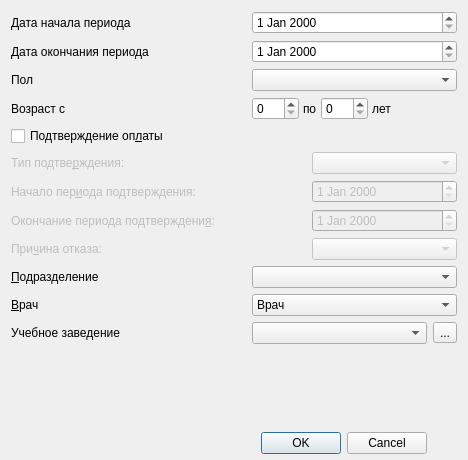
<?xml version="1.0" encoding="UTF-8"?>
<ui version="4.0">
 <class>ReportDDStudentsInfoSetupDialog</class>
 <widget class="QDialog" name="ReportDDStudentsInfoSetupDialog">
  <property name="geometry">
   <rect>
    <x>0</x>
    <y>0</y>
    <width>468</width>
    <height>460</height>
   </rect>
  </property>
  <property name="windowTitle">
   <string>Dialog</string>
  </property>
  <widget class="QWidget" name="layoutWidget">
   <property name="geometry">
    <rect>
     <x>11</x>
     <y>11</y>
     <width>446</width>
     <height>443</height>
    </rect>
   </property>
   <layout class="QGridLayout" name="gridLayout">
    <item row="4" column="0" colspan="3">
     <widget class="QCheckBox" name="chkPodtver">
      <property name="text">
       <string>Подтверждение оп&amp;латы</string>
      </property>
     </widget>
    </item>
    <item row="7" column="0" colspan="4">
     <widget class="QLabel" name="lblEndDatePodtver">
      <property name="enabled">
       <bool>false</bool>
      </property>
      <property name="text">
       <string>Окончание периода подтверждени&amp;я:</string>
      </property>
      <property name="buddy">
       <cstring>edtEndDatePodtver</cstring>
      </property>
     </widget>
    </item>
    <item row="7" column="4" colspan="3">
     <widget class="CDateEdit" name="edtEndDatePodtver">
      <property name="enabled">
       <bool>false</bool>
      </property>
     </widget>
    </item>
    <item row="6" column="0" colspan="3">
     <widget class="QLabel" name="lblBegDatePodtver">
      <property name="enabled">
       <bool>false</bool>
      </property>
      <property name="text">
       <string>Начало пер&amp;иода подтверждения:</string>
      </property>
      <property name="buddy">
       <cstring>edtBegDatePodtver</cstring>
      </property>
     </widget>
    </item>
    <item row="6" column="4" colspan="3">
     <widget class="CDateEdit" name="edtBegDatePodtver">
      <property name="enabled">
       <bool>false</bool>
      </property>
     </widget>
    </item>
    <item row="3" column="0">
     <widget class="QLabel" name="lblAge">
      <property name="text">
       <string>Возраст с</string>
      </property>
      <property name="buddy">
       <cstring>edtAgeFrom</cstring>
      </property>
     </widget>
    </item>
    <item row="10" column="3" colspan="4">
     <widget class="CPersonComboBoxEx" name="cmbPerson">
      <item>
       <property name="text">
        <string>Врач</string>
       </property>
      </item>
     </widget>
    </item>
    <item row="9" column="3" colspan="4">
     <widget class="COrgStructureComboBox" name="cmbOrgStructure"/>
    </item>
    <item row="8" column="4" colspan="3">
     <widget class="CRBComboBox" name="cmbRefuseType">
      <property name="enabled">
       <bool>false</bool>
      </property>
     </widget>
    </item>
    <item row="1" column="0" colspan="3">
     <widget class="QLabel" name="lblEndDate">
      <property name="text">
       <string>Дата окончания периода</string>
      </property>
      <property name="buddy">
       <cstring>edtEndDate</cstring>
      </property>
     </widget>
    </item>
    <item row="10" column="0">
     <widget class="QLabel" name="lblPerson">
      <property name="text">
       <string>&amp;Врач</string>
      </property>
      <property name="buddy">
       <cstring>cmbPerson</cstring>
      </property>
     </widget>
    </item>
    <item row="11" column="3" colspan="3">
     <widget class="COrgComboBox" name="cmbWorkOrganisation">
      <property name="enabled">
       <bool>true</bool>
      </property>
     </widget>
    </item>
    <item row="5" column="0">
     <widget class="QLabel" name="lblPodtver">
      <property name="enabled">
       <bool>false</bool>
      </property>
      <property name="text">
       <string>Тип подтве&amp;рждения:</string>
      </property>
      <property name="buddy">
       <cstring>cmbPodtver</cstring>
      </property>
     </widget>
    </item>
    <item row="2" column="0">
     <widget class="QLabel" name="lblSex">
      <property name="text">
       <string>Пол</string>
      </property>
      <property name="buddy">
       <cstring>cmbSex</cstring>
      </property>
     </widget>
    </item>
    <item row="11" column="6">
     <widget class="QToolButton" name="btnSelectWorkOrganisation">
      <property name="enabled">
       <bool>true</bool>
      </property>
      <property name="text">
       <string>...</string>
      </property>
     </widget>
    </item>
    <item row="12" column="5">
     <spacer name="verticalSpacer">
      <property name="orientation">
       <enum>Qt::Vertical</enum>
      </property>
      <property name="sizeHint" stdset="0">
       <size>
        <width>20</width>
        <height>17</height>
       </size>
      </property>
     </spacer>
    </item>
    <item row="13" column="3" colspan="3">
     <widget class="QDialogButtonBox" name="buttonBox">
      <property name="orientation">
       <enum>Qt::Horizontal</enum>
      </property>
      <property name="standardButtons">
       <set>QDialogButtonBox::Cancel|QDialogButtonBox::Ok</set>
      </property>
     </widget>
    </item>
    <item row="3" column="3" colspan="4">
     <widget class="QFrame" name="frmAge_2">
      <property name="frameShape">
       <enum>QFrame::NoFrame</enum>
      </property>
      <property name="frameShadow">
       <enum>QFrame::Raised</enum>
      </property>
      <layout class="QHBoxLayout" name="_2">
       <property name="spacing">
        <number>4</number>
       </property>
       <property name="margin">
        <number>0</number>
       </property>
       <item>
        <widget class="QSpinBox" name="edtAgeFrom">
         <property name="sizePolicy">
          <sizepolicy hsizetype="Preferred" vsizetype="Fixed">
           <horstretch>0</horstretch>
           <verstretch>0</verstretch>
          </sizepolicy>
         </property>
         <property name="maximum">
          <number>150</number>
         </property>
        </widget>
       </item>
       <item>
        <widget class="QLabel" name="lblAgeTo">
         <property name="text">
          <string>по</string>
         </property>
         <property name="buddy">
          <cstring>edtAgeTo</cstring>
         </property>
        </widget>
       </item>
       <item>
        <widget class="QSpinBox" name="edtAgeTo">
         <property name="sizePolicy">
          <sizepolicy hsizetype="Preferred" vsizetype="Fixed">
           <horstretch>0</horstretch>
           <verstretch>0</verstretch>
          </sizepolicy>
         </property>
         <property name="maximum">
          <number>150</number>
         </property>
        </widget>
       </item>
       <item>
        <widget class="QLabel" name="lblAgeYears">
         <property name="text">
          <string>лет</string>
         </property>
         <property name="buddy">
          <cstring>edtAgeTo</cstring>
         </property>
        </widget>
       </item>
       <item>
        <spacer name="horizontalSpacer">
         <property name="orientation">
          <enum>Qt::Horizontal</enum>
         </property>
         <property name="sizeHint" stdset="0">
          <size>
           <width>20</width>
           <height>20</height>
          </size>
         </property>
        </spacer>
       </item>
      </layout>
     </widget>
    </item>
    <item row="8" column="0">
     <widget class="QLabel" name="lblRefuseType">
      <property name="enabled">
       <bool>false</bool>
      </property>
      <property name="text">
       <string>При&amp;чина отказа:</string>
      </property>
      <property name="buddy">
       <cstring>cmbRefuseType</cstring>
      </property>
     </widget>
    </item>
    <item row="2" column="3" colspan="4">
     <widget class="QComboBox" name="cmbSex">
      <item>
       <property name="text">
        <string/>
       </property>
      </item>
      <item>
       <property name="text">
        <string>М</string>
       </property>
      </item>
      <item>
       <property name="text">
        <string>Ж</string>
       </property>
      </item>
     </widget>
    </item>
    <item row="1" column="3" colspan="4">
     <widget class="CDateEdit" name="edtEndDate"/>
    </item>
    <item row="0" column="3" colspan="4">
     <widget class="CDateEdit" name="edtBegDate"/>
    </item>
    <item row="5" column="4" colspan="3">
     <widget class="QComboBox" name="cmbPodtver">
      <property name="enabled">
       <bool>false</bool>
      </property>
     </widget>
    </item>
    <item row="11" column="0" colspan="2">
     <widget class="QLabel" name="lblWorkOrganisation">
      <property name="text">
       <string>Учебное заведение</string>
      </property>
      <property name="buddy">
       <cstring>cmbWorkOrganisation</cstring>
      </property>
     </widget>
    </item>
    <item row="0" column="0" colspan="3">
     <widget class="QLabel" name="lblBegDate">
      <property name="text">
       <string>Дата начала периода</string>
      </property>
      <property name="buddy">
       <cstring>edtBegDate</cstring>
      </property>
     </widget>
    </item>
    <item row="9" column="0" colspan="3">
     <widget class="QLabel" name="lblOrgStructure">
      <property name="text">
       <string>&amp;Подразделение</string>
      </property>
      <property name="buddy">
       <cstring>cmbOrgStructure</cstring>
      </property>
     </widget>
    </item>
   </layout>
  </widget>
 </widget>
 <customwidgets>
  <customwidget>
   <class>CDateEdit</class>
   <extends>QDateEdit</extends>
   <header>library/DateEdit</header>
  </customwidget>
  <customwidget>
   <class>CRBComboBox</class>
   <extends>QComboBox</extends>
   <header>library/crbcombobox.h</header>
  </customwidget>
  <customwidget>
   <class>COrgStructureComboBox</class>
   <extends>QComboBox</extends>
   <header>Orgs/OrgStructComboBoxes.h</header>
  </customwidget>
  <customwidget>
   <class>CPersonComboBoxEx</class>
   <extends>QComboBox</extends>
   <header>Orgs/PersonComboBoxEx.h</header>
  </customwidget>
  <customwidget>
   <class>COrgComboBox</class>
   <extends>QComboBox</extends>
   <header>Orgs/OrgComboBox.h</header>
  </customwidget>
 </customwidgets>
 <tabstops>
  <tabstop>buttonBox</tabstop>
  <tabstop>edtBegDate</tabstop>
  <tabstop>edtEndDate</tabstop>
  <tabstop>cmbSex</tabstop>
  <tabstop>edtAgeFrom</tabstop>
  <tabstop>edtAgeTo</tabstop>
  <tabstop>chkPodtver</tabstop>
  <tabstop>cmbPodtver</tabstop>
  <tabstop>edtBegDatePodtver</tabstop>
  <tabstop>edtEndDatePodtver</tabstop>
  <tabstop>cmbRefuseType</tabstop>
  <tabstop>cmbOrgStructure</tabstop>
  <tabstop>cmbPerson</tabstop>
  <tabstop>cmbWorkOrganisation</tabstop>
  <tabstop>btnSelectWorkOrganisation</tabstop>
 </tabstops>
 <resources/>
 <connections>
  <connection>
   <sender>buttonBox</sender>
   <signal>accepted()</signal>
   <receiver>ReportDDStudentsInfoSetupDialog</receiver>
   <slot>accept()</slot>
   <hints>
    <hint type="sourcelabel">
     <x>248</x>
     <y>254</y>
    </hint>
    <hint type="destinationlabel">
     <x>157</x>
     <y>274</y>
    </hint>
   </hints>
  </connection>
  <connection>
   <sender>buttonBox</sender>
   <signal>rejected()</signal>
   <receiver>ReportDDStudentsInfoSetupDialog</receiver>
   <slot>reject()</slot>
   <hints>
    <hint type="sourcelabel">
     <x>316</x>
     <y>260</y>
    </hint>
    <hint type="destinationlabel">
     <x>286</x>
     <y>274</y>
    </hint>
   </hints>
  </connection>
 </connections>
</ui>
